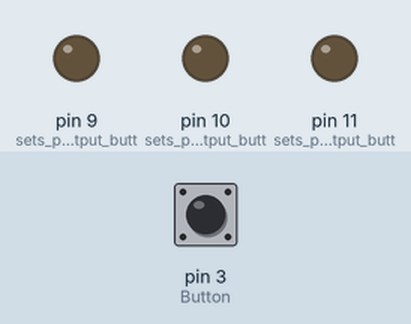
Simulated run of this sketch. Board: Arduino Uno, built with avr-gcc and run on an emulated ATmega328P. On the bench: output pins drawn as LEDs (lit = HIGH). The inputs (shaded band) are chosen by the test bench; at power-on: pin 3 (Button) LOW.

Above: at 1.2 s.
1.3 s: pin 3 (Button) pulled HIGH for 0.15 s
At 2.06 s:
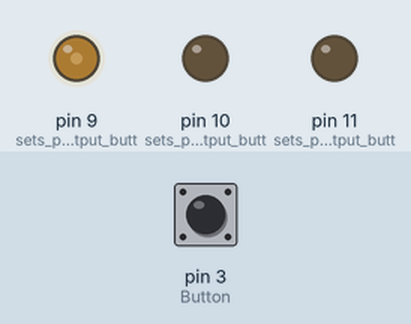
At 2.66 s:
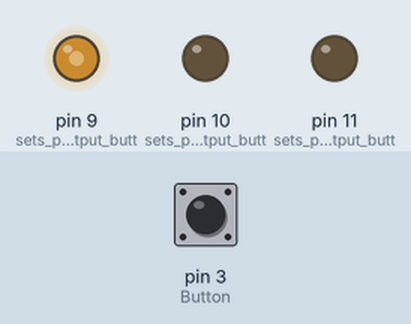
7.3 s: pin 3 (Button) pulled HIGH for 3.2 s
At 7.46 s:
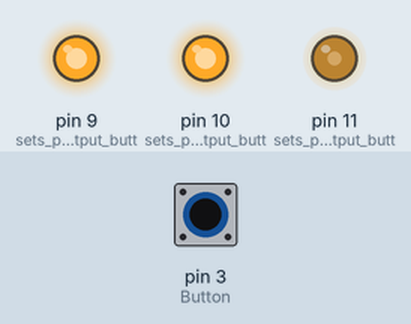
Timing chart, 0 to 18.1 s (numbered marks = the images above; inputs shaded):
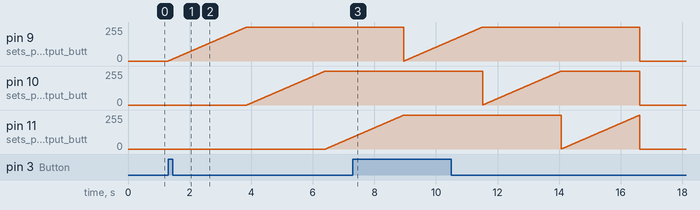

The sketch:

assignment2.ino
```cpp
int ButtonValue = 0; //when button is not pressed, sets pin value as 0

int Button = 3; // sets button at pin 3


void setup() { // setup code
  pinMode(Button, INPUT); // sets input button at pin 3
  pinMode(9, OUTPUT); // sets pin 9 as output button
  pinMode(10, OUTPUT); // sets pin 9 as output button
  pinMode(11, OUTPUT); // sets pin 9 as output button
}

void loop() { // put your main code
  ButtonValue = digitalRead(Button); // reads button
  if (ButtonValue != 0) { // if button is on
    for (int thisPin = 9; thisPin < 12; thisPin++) { // for buttons 9-11
      for (int i = 0; i < 255;i++){ // sets for loop for  lights to fade on from 0-255
        analogWrite(thisPin, i); // causes lights to fade on from 0-255
        delay(10); //10 ms delay as lights dim
    }
  }
  }

  else { //if button value is 0
    for (int thisPin = 9; thisPin < 12; thisPin++) //for pins 9-11
    digitalWrite(thisPin, LOW); //do not turn on pins
  }
}
```

Measured:
- after the input at 1.3 s, pin 9 (sets_pin_9_as_output_butt): moves from 0/255 to 254/255 over 2.5 s, starting at once; pin 10 (sets_pin_9_as_output_butt): moves from 0/255 to 254/255 over 2.5 s, starting after 2.6 s; pin 11 (sets_pin_9_as_output_butt): moves from 0/255 to 89/255 over 0.88 s, starting after 5.1 s
